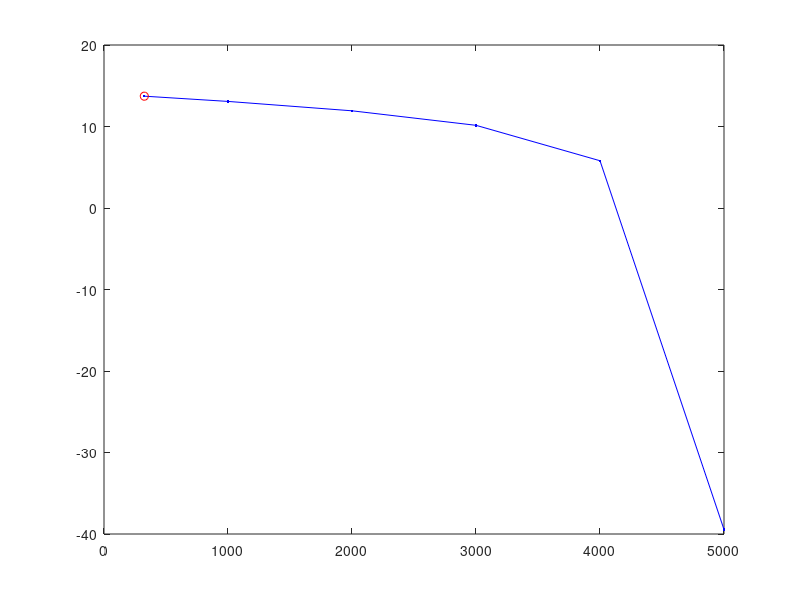

The MATLAB source for this figure:
function C
x = 172922;
y = 2652.89;
r = sqrt(x^2 + y^2)

r1 = 8.5961e+04;
r2 = 9.7203e+04;
delta=(r2-r1)/(r1/100)

x=[325, 1000, 2000, 3000, 4000, 5000];
y=[13.7212, 13.0780, 11.9259, 10.1460, 5.7983, -39.4472]; 
figure
plot(x,y,'b.-',x(1),y(1),'ro')
end